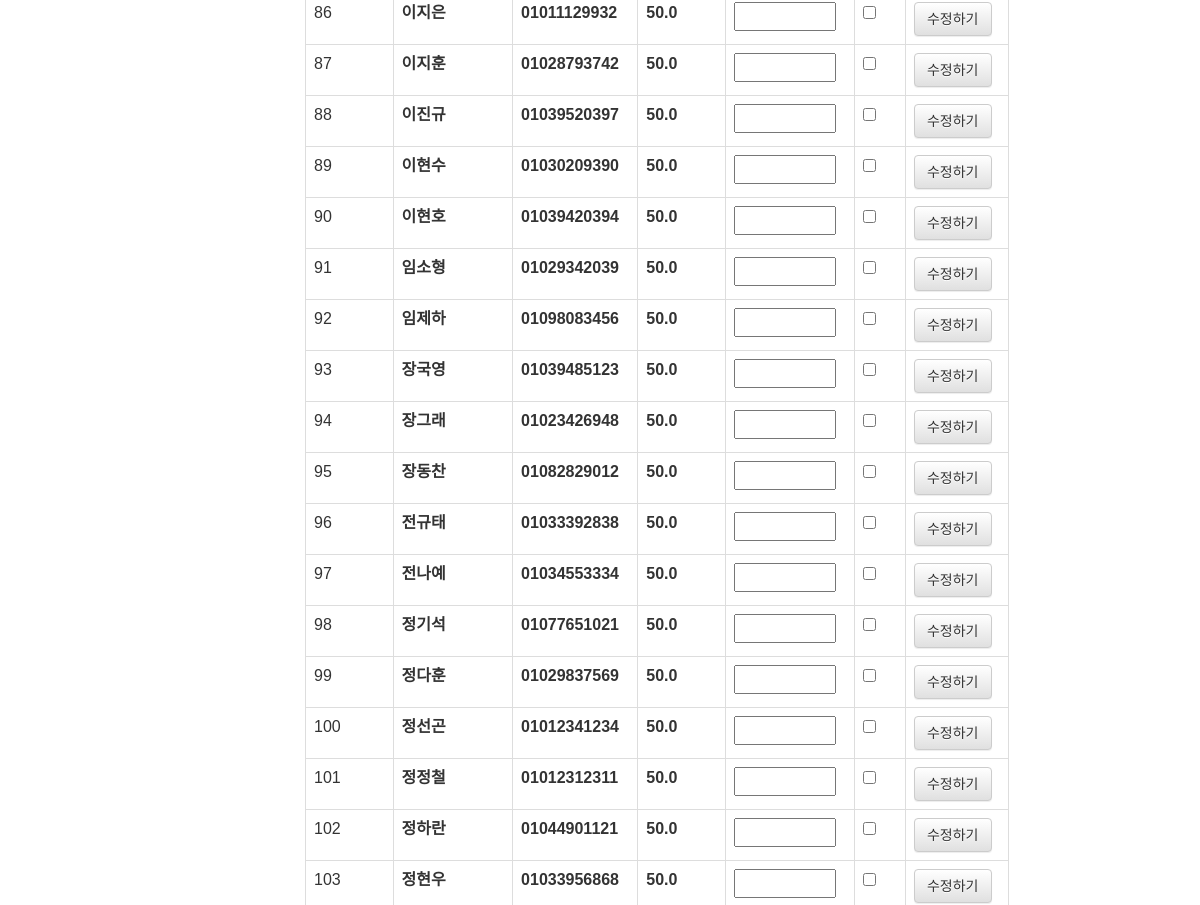
Page /manager/staff/ (middle part) on the earlier database version.
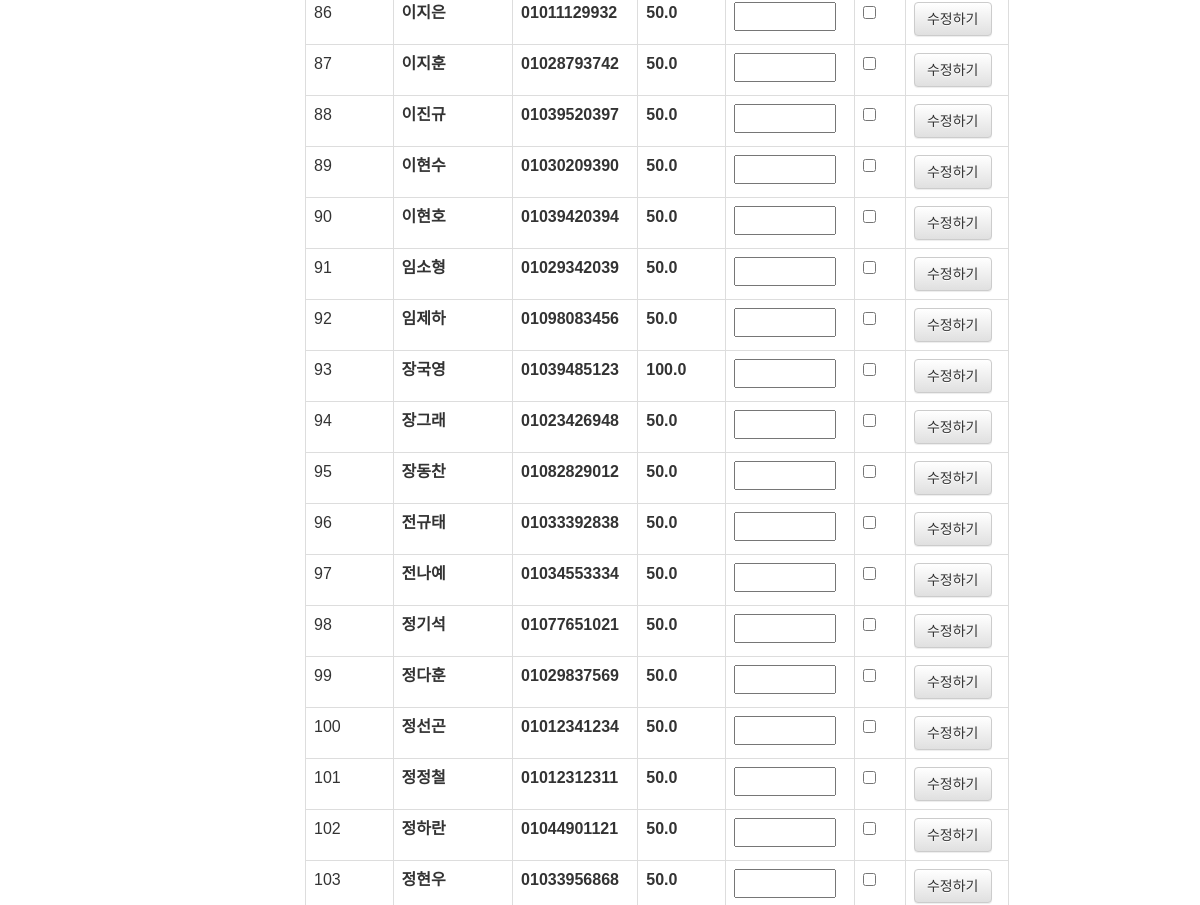
Same page on the later database version.
### miso/models.py (models this page shows, shortened)
class Staff (models.Model):
    name = models.CharField(max_length=45)
    phone = models.CharField(max_length=20)
    score = models.FloatField(blank=True, default=50)
    possible_N_days = models.IntegerField(blank=True, default=3)
    newcomer = models.BooleanField(blank=True, default=False)
    min_complete = models.BooleanField (blank=True, default=False)
    max_complete = models.BooleanField (blank=True, default=False)
    class Meta:
        unique_together = ('name', 'phone')

### miso/views.py (the view, shortened to what this page needs)
# urls.py: path('manager/staff/', manageStaffView, name='manager-staff'),
def manageStaffView(request):
    staffAll = Staff.objects.all().order_by('name')
    context = {'staffAll': staffAll, }
    if request.method=="GET":
        print("getgetget")
    return render(request, 'plan/manager_staff.html', context)

### template/plan/manager_staff.html (shortened to what this page needs)
{% load static %}
<html>
<head>
  <link rel="stylesheet" type="text/css" href="{% static 'css/bootstrap.css' %}"/>
  <link rel="stylesheet" type="text/css" href="{% static 'css/bootstrap.min.css' %}"/>
  <link rel="stylesheet" type="text/css" href="{% static 'css/bootstrap-theme.css' %}"/>
  <link rel="stylesheet" type="text/css" href="{% static 'css/bootstrap-theme.min.css' %}"/>
  <link rel="stylesheet" type="text/css" href="{% static 'css/miso.css' %}"/>
</head>
<body>
	<div id="page-wrapper">
        <form id="scoreupdate" method="post">
      <div id="page-content-wrapper">
        <div class="container-fluid">
          <table class="table table-bordered table-hover">
          <tbody>
            {% for staff in staffAll %}
            {% with staff.name|add:":"|add:staff.phone as name%}
          <tr>
            <td>{{forloop.counter}}</td>
            <th>{{staff.name}}</th>
            <th>{{staff.phone}}</th>
            <th>{{staff.score}}</th>
            <th>
              <input type="number" name={{name}} min="10" max="100" value="" step="0.01">
            </th>
              <th>
              <input type="checkbox" name={{name}} value="1" {% if staff.newcomer == 1 %} checked {% endif %}>
            </th>
              <th>
                <a class="btn btn-default" href="../../staff/{{staff.name}}/{{staff.phone}}">
                    수정하기
                </a>
              </th>
          </tr>
            {% endwith %}
            {% endfor %}
          </tbody>
        </table>
        </div>
      </div>
     </form>
    </div>
</body>
</html>

Differences in the rows shown:
changed Staff "장국영": score "50.0" → "100.0"
